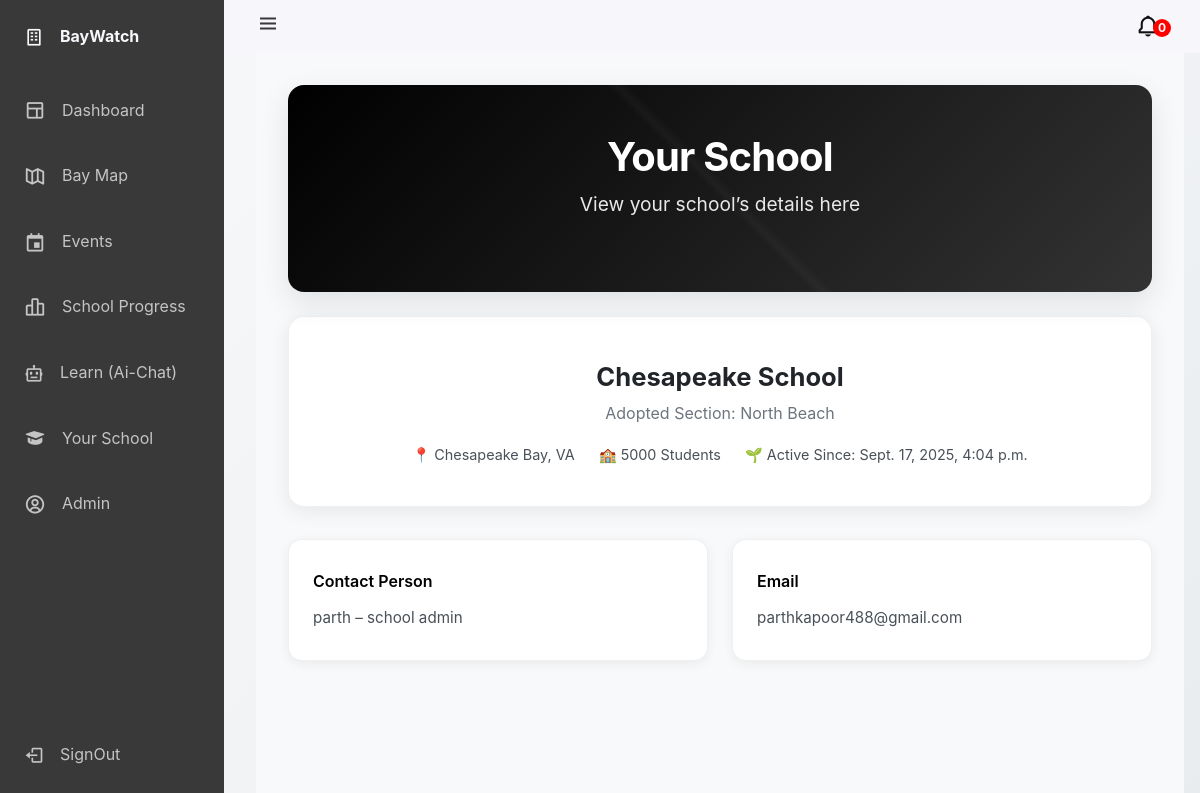
The app's page /your-school/ (signed in) with its own data.
### dashboard/models.py (models this page shows, shortened)
class School(models.Model):
    name = models.CharField(max_length=256)
    admin = models.ForeignKey(User, on_delete=models.CASCADE)
    adopted_section = models.CharField(max_length=256)
    no_of_students = models.IntegerField(default=0)
    theme_color = models.CharField(max_length=7, default="#ffffff")
    coordinate1_lat = models.DecimalField(max_digits=9, decimal_places=6)
    coordinate1_lng = models.DecimalField(max_digits=9, decimal_places=6)
    coordinate2_lat = models.DecimalField(max_digits=9, decimal_places=6)
    coordinate2_lng = models.DecimalField(max_digits=9, decimal_places=6)
    coordinate3_lat = models.DecimalField(max_digits=9, decimal_places=6)
    coordinate3_lng = models.DecimalField(max_digits=9, decimal_places=6)
    coordinate4_lat = models.DecimalField(max_digits=9, decimal_places=6)
    coordinate4_lng = models.DecimalField(max_digits=9, decimal_places=6)
    created_at = models.DateTimeField(auto_now_add=True)

### dashboard/views.py (the view, shortened to what this page needs)
# urls.py: path("your-school/", your_school, name="your_school"),
def your_school(request):
    if not request.user.is_authenticated:
        return redirect("login")
    school = Student.objects.get(student=request.user).school
    event_notifications_getter = Events.objects.filter(date__gt=timezone.now().date())
    events = []
    unregistered_events_count = len(events)
    return render(
        request,
        "your-school.html",
        {
            "school": school,
            "unregistered_events": events,
            "unregistered_events_count": unregistered_events_count,
        },
    )

### templates/your-school.html (shortened to what this page needs)
{% extends "base.html" %}
{% block content %}
<div class="container">
    <div class="page-header">
        <div class="header-content">
            <h1 class="page-title">Your School</h1>
            <p class="page-subtitle">View your school’s details here</p>
        </div>
    </div>
    <div class="profile-card">
        <div class="profile-name">{{school.name}}</div>
        <div class="profile-role">Adopted Section: {{school.adopted_section}}</div>
        <div class="profile-meta">
            <span>📍 Chesapeake Bay, VA</span>
            <span>🏫 {{school.no_of_students}} Students</span>
            <span>🌱 Active Since: {{school.created_at}}</span>
        </div>
    </div>
    <div class="info-grid">
        <div class="info-card">
            <div class="info-title">Contact Person</div>
            <div class="info-value">{{school.admin.username}} – school admin</div>
        </div>
        <div class="info-card">
            <div class="info-title">Email</div>
            <div class="info-value">{{ school.admin.email }}</div>
        </div>
    </div>
</div>
{% endblock %}

### templates/base.html (style rules this page uses)
:root { --header-height: 2.3rem; --nav-width: 68px; --first-color: #393939; --first-color-light: #c4c4c5; --white-color: #F7F6FB; --body-font: 'Nunito', sans-serif; --normal-font-size: 1rem; --z-fixed: 100; }
body { position: relative; background-color: #c4c4c5; margin: var(--header-height) 0 0 0; padding: 0 1rem; font-family: var(--body-font); font-size: var(--normal-font-size); transition: 0.5s; }
.body-pd { padding-left: calc(var(--nav-width) + 1rem); }
@media screen and (min-width: 768px) { body { margin: calc(var(--header-height) + 1rem) 0 0 0; padding-left: calc(var(--nav-width) + 2rem); } }
@media screen and (min-width: 768px) { .body-pd { padding-left: calc(var(--nav-width) + 188px); } }

### templates/your-school.html (style rules this page uses)
body { font-family: 'Inter', -apple-system, BlinkMacSystemFont, 'Segoe UI', sans-serif; background: linear-gradient(135deg, #f8f9fa 0%, #e9ecef 100%); color: #212529; line-height: 1.6; min-height: 100vh; }
.container { max-width: 1000px; margin: 0 auto; padding: 2rem; }
.page-header { margin-bottom: 1.5rem; }
.header-content { background: linear-gradient(135deg, #000000 0%, #333333 100%); color: white; padding: 3rem 2.5rem; border-radius: 16px; box-shadow: 0 10px 30px rgba(0, 0, 0, 0.1); position: relative; overflow: hidden; text-align: center; }
.header-content::before { content: ''; position: absolute; top: 0; left: 0; right: 0; bottom: 0; background: linear-gradient(45deg, transparent 49%, rgba(255, 255, 255, 0.03) 50%, transparent 51%); pointer-events: none; }
.page-title { font-size: 2.5rem; font-weight: 700; letter-spacing: -0.02em; margin-bottom: 0.5rem; }
.page-subtitle { font-size: 1.2rem; opacity: 0.9; font-weight: 400; margin-bottom: 1.5rem; }
.profile-card { background: white; padding: 2.5rem 2rem; border-radius: 16px; box-shadow: 0 4px 20px rgba(0,0,0,0.08); border: 1px solid rgba(0,0,0,0.06); margin-bottom: 2rem; text-align: center; }
.profile-name { font-size: 1.6rem; font-weight: 700; margin-bottom: 0.25rem; }
.profile-role { color: #6c757d; font-size: 1rem; margin-bottom: 1rem; }
.profile-meta { display: flex; justify-content: center; gap: 1.5rem; font-size: 0.9rem; color: #495057; }
.info-grid { display: grid; grid-template-columns: repeat(auto-fit, minmax(280px, 1fr)); gap: 1.5rem; }
.info-card { background: white; padding: 1.8rem 1.5rem; border-radius: 14px; box-shadow: 0 3px 12px rgba(0,0,0,0.06); border: 1px solid rgba(0,0,0,0.06); transition: all 0.3s ease; }
.info-title { font-size: 1rem; font-weight: 600; margin-bottom: 0.75rem; color: #000000; }
.info-value { font-size: 0.95rem; color: #495057; }

### records on screen
School: name "Chesapeake School", adopted_section "North Beach", no_of_students "5000", created_at "Sept. 17, 2025, 4:04 p.m.", admin.username "parth", admin.email "parthkapoor488@gmail.com"

### other values on screen
{{ unregistered_events_count }} "0"
